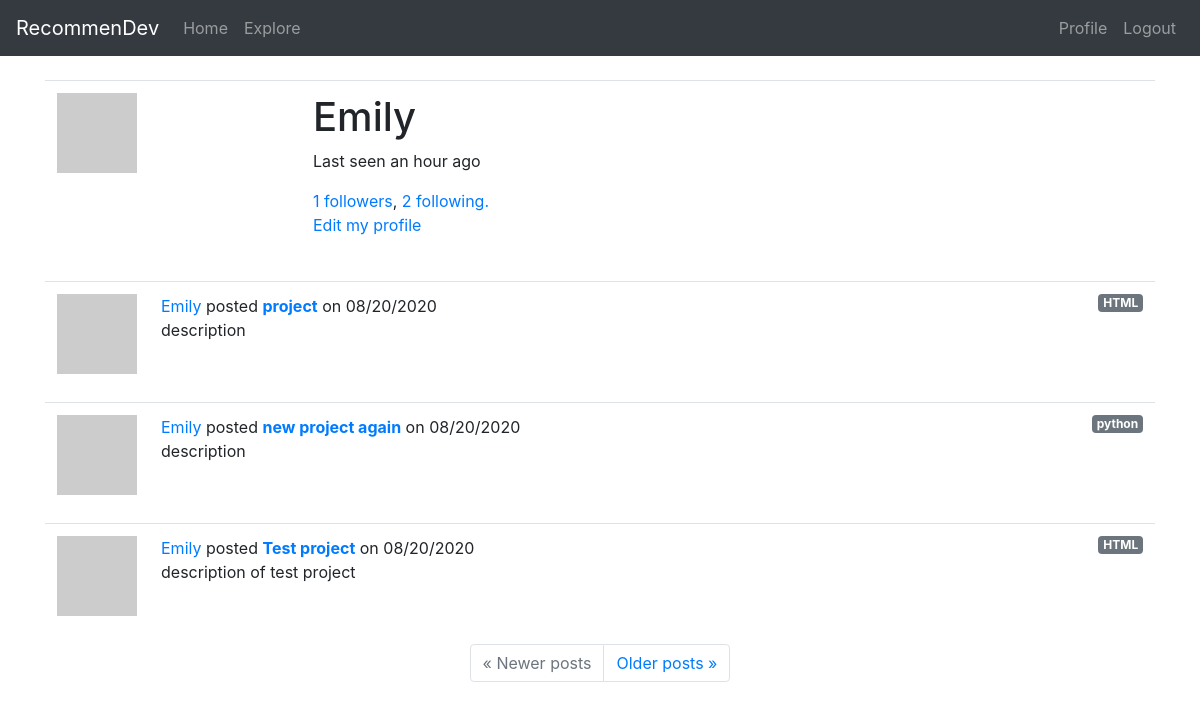
/user/Emily (signed in), run on the app's committed database.
### app/models.py (models this page shows, shortened)
class User(UserMixin, db.Model):
    id = db.Column(db.Integer, primary_key=True)
    username = db.Column(db.String(30), index=True, unique=True)
    email = db.Column(db.String(50), index=True, unique=True)
    password_hash = db.Column(db.String(128))
    projects = db.relationship('Project', backref='owner', lazy='dynamic')
    about_me = db.Column(db.String(140))
    last_seen = db.Column(db.DateTime, default=datetime.utcnow)
    followed = db.relationship(
        'User', secondary=followers,
        primaryjoin=(followers.c.follower_id == id),
        secondaryjoin=(followers.c.followed_id == id),
        backref=db.backref('followers', lazy='dynamic'), lazy='dynamic')
    rated = db.relationship(
        'Project', secondary=ratings,
        backref=db.backref('raters', lazy='dynamic'), lazy='dynamic')
    def avatar(self, size):
        digest = md5(self.email.lower().encode('utf-8')).hexdigest()
        return 'https://www.gravatar.com/avatar/{}?d=retro&s={}'.format(digest, size)

class Project(db.Model):
    id = db.Column(db.Integer, primary_key=True)
    user_id = db.Column(db.Integer, db.ForeignKey('user.id'))
    title = db.Column(db.String(60))
    description = db.Column(db.String(150))
    timestamp = db.Column(db.DateTime, index=True, default=datetime.utcnow)
    language = db.Column(db.String(15))
    git_url = db.Column(db.String(50))
    tags = db.Column(db.String(60))

### app/routes.py (the view)
@app.route('/user/<username>')
@login_required
def user(username):
    user = User.query.filter_by(username=username).first_or_404()
    following = user.followed.all()
    followers = user.followers.all()
    page = request.args.get('page', 1, type=int)
    projects = user.projects.order_by(Project.timestamp.desc()).paginate(page, app.config['POSTS_PER_PAGE'], False)
    next_url = url_for('user', username=user.username, page=projects.next_num) \
        if projects.has_next else None
    prev_url = url_for('user', username=user.username, page=projects.prev_num) \
        if projects.has_prev else None
    form = EmptyForm()
    return render_template('user.html', title=f'{user.username}\'s profile', user=user, following=following, followers=followers, projects=projects.items, next_url=next_url, prev_url=prev_url, form=form)

### app/models.py (called while the page is built)
@login.user_loader
def load_user(id):
    return User.query.get(int(id))

### app/routes.py (called while the page is built)
@app.before_request
def before_request():
    if current_user.is_authenticated:
        current_user.last_seen = datetime.utcnow()
        db.session.commit()

### app/templates/user.html (shortened to what this page needs)
{% extends "base.html" %}
{% block content %}
    <table class="table table-hover">
        <tr>
            <td width="256px"><img src="{{ user.avatar(256) }}"></td>
            <td>
                <h1>{{ user.username }}</h1>
                {% if user.last_seen %}
                <p>Last seen {{ moment(user.last_seen).fromNow() }}</p>
                {% endif %}
                <a href="#", id="followers_btn", data-toggle="modal", {% if followers %} data-target="#followers_modal" {% endif %}>{{ user.followers.count() }} followers</a>, <a href="#", id="following_btn", data-toggle="modal", {% if following %} data-target="#following_modal" {% endif %}>{{ user.followed.count() }} following.</a>
                {% if user == current_user %}
                <p><a href="{{ url_for('edit_profile') }}">Edit my profile</a></p>
                {% endif %}
            </td>
        </tr>
    </table>
    {% for project in projects %}
        {% include '_project.html' %}
    {% endfor %}
    <nav aria-label="...">
        <ul class="pagination justify-content-center">
            <li class="page-item{% if not prev_url %} disabled{% endif %}">
                <a class="page-link" href="{{ prev_url or '#' }}">
                    <span aria-hidden="true">&laquo;</span> Newer posts
                </a>
            </li>
            <li class="page-item{% if not next_url %} disabled{% endif %}">
                <a class="page-link" href="{{ next_url or '#' }}">
                    Older posts <span aria-hidden="true">&raquo;</span>
                </a>
            </li>
        </ul>
    </nav>
{% endblock %}

### app/templates/base.html (shortened to what this page needs)
<!DOCTYPE html>
<html lang="en">
<head>
    <link rel="stylesheet" href="https://stackpath.bootstrapcdn.com/bootstrap/4.5.2/css/bootstrap.min.css">
</head>
<body style="padding-top: 5rem;">
    <nav class="navbar navbar-expand-md navbar-dark bg-dark fixed-top">
        <a class="navbar-brand" href="{{ url_for('index') }}">RecommenDev</a>
        <div class="collapse navbar-collapse", id="navbarsExampleDefault">
            <ul class="navbar-nav mr-auto">
                <li class="nav-item"><a href="{{ url_for('index') }}" class="nav-link">Home</a></li>
                <li class="nav-item"><a href="{{ url_for('explore') }}" class="nav-link">Explore</a></li>
            </ul>
            <ul class="navbar-nav ml-auto">
                {% if current_user.is_anonymous %}
                <li class="nav-item"><a href="{{ url_for('login') }}" class="nav-link">Login</a></li>
                {% else %}
                <li class="nav-item"><a href="{{ url_for('user', username=current_user.username) }}" class="nav-link">Profile</a></li>
                <li class="nav-item"><a href="{{ url_for('logout') }}" class="nav-link">Logout</a></li>
                {% endif %}
            </ul>
        </div>
    </nav>
    <main role="main" class="container">
        {% block content %}{% endblock %}
    </main>
</body>
</html>

### app/templates/_project.html
<table class="table table-hover">
    <tr>
        <td width="70px">
            <a href="{{ url_for('user', username=project.owner.username) }}">
                <img src="{{ project.owner.avatar(70) }}" />
            </a>
        </td>
        <td>
            <span class="user_popup">
                <a href="{{ url_for('user', username=project.owner.username) }}">
                    {{ project.owner.username }}
                </a>
            </span>
            posted <a href="{{ url_for('project', id=project.id) }}"><b>{{ project.title }}</b></a> on {{ moment(project.timestamp).format('L') }}
            <a href="{% if project.language %} {{ url_for('language', language=project.language) }} {% endif %}" class="badge badge-secondary float-right">{% if project.language %} {{ project.language }} {% endif %}</a>
            <br> {% if project.description %} {{ project.description }} {% endif %}
        </td>
    </tr>
</table>

### data on the page
User: username "Emily", last_seen "an hour ago"
Project: owner.username "Emily", title "project", timestamp "08/20/2020", language "HTML", description "description"
Project: owner.username "Emily", title "new project again", timestamp "08/20/2020", language "python", description "description"
Project: owner.username "Emily", title "Test project", timestamp "08/20/2020", language "HTML", description "description of test project"

### other printed values
{{ user.followers.count() }} "1"
{{ user.followed.count() }} "2"
